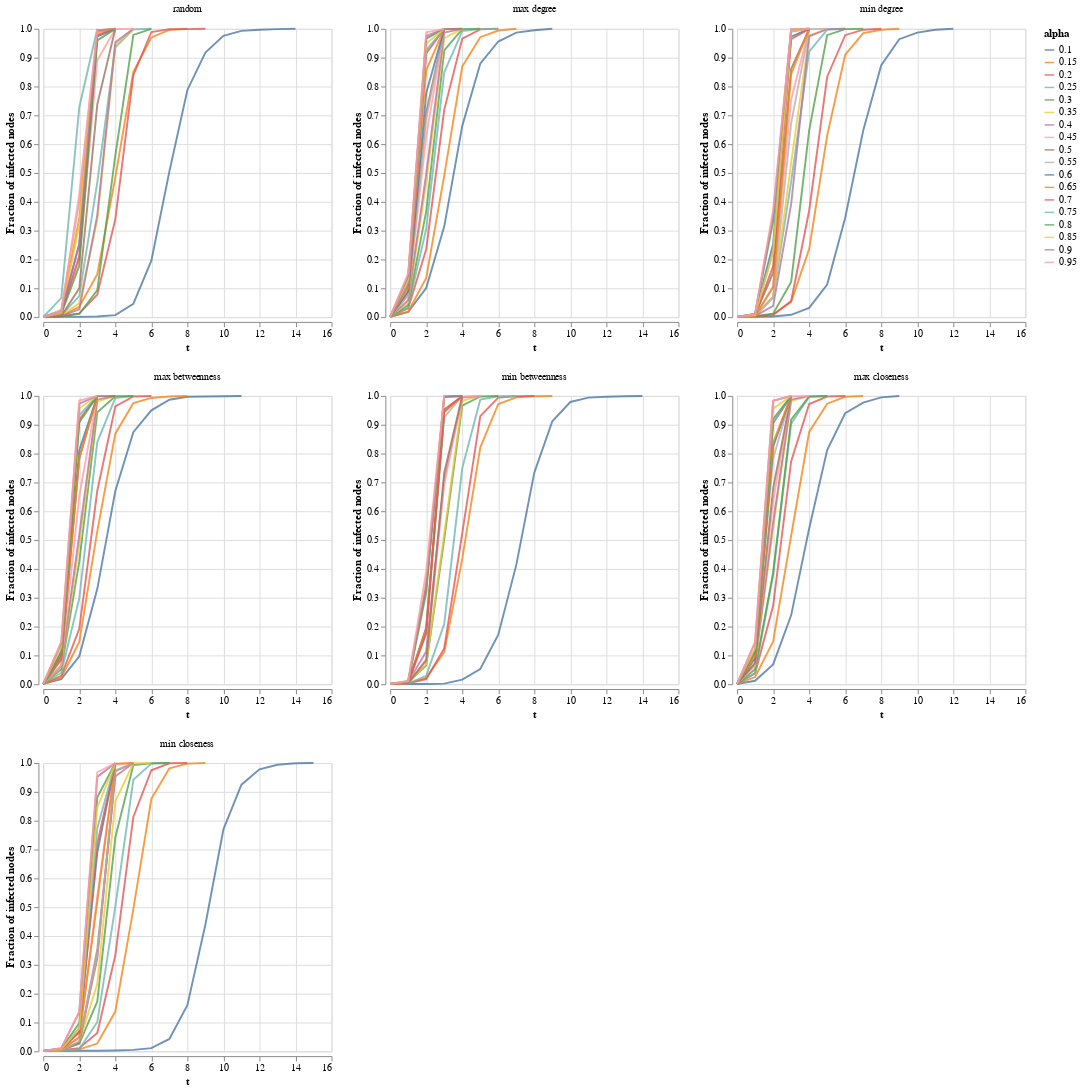

The notebook cell this image was saved under:
### Code cell
create_lineplot(new_df, 'BA')

### Figure 1 — Vega-Lite specification as saved in the notebook (floating-point values rounded to 4 significant figures; data arrays with more than 128 entries replaced by an {"elided": "..."} marker saying what was removed)
{"config": {"view": {"continuousWidth": 300, "continuousHeight": 300}}, "vconcat": [{"hconcat": [{"data": {"name": "data-21203bed9e2c39e1e27f1263429a4596"}, "facet": {"column": {"field": "Method", "title": "", "type": "nominal"}}, "spec": {"mark": {"type": "line", "opacity": 0.8}, "encoding": {"color": {"field": "Alpha", "title": "alpha", "type": "nominal"}, "x": {"field": "Steps", "title": "t", "type": "quantitative"}, "y": {"field": "Infected Fraction", "title": "Fraction of infected nodes", "type": "quantitative"}}, "transform": [{"filter": "(datum.Method === 'random')"}]}}, {"data": {"name": "data-21203bed9e2c39e1e27f1263429a4596"}, "facet": {"column": {"field": "Method", "title": "", "type": "nominal"}}, "spec": {"mark": {"type": "line", "opacity": 0.8}, "encoding": {"color": {"field": "Alpha", "title": "alpha", "type": "nominal"}, "x": {"field": "Steps", "title": "t", "type": "quantitative"}, "y": {"field": "Infected Fraction", "title": "Fraction of infected nodes", "type": "quantitative"}}, "transform": [{"filter": "(datum.Method === 'max degree')"}]}}, {"data": {"name": "data-21203bed9e2c39e1e27f1263429a4596"}, "facet": {"column": {"field": "Method", "title": "", "type": "nominal"}}, "spec": {"mark": {"type": "line", "opacity": 0.8}, "encoding": {"color": {"field": "Alpha", "title": "alpha", "type": "nominal"}, "x": {"field": "Steps", "title": "t", "type": "quantitative"}, "y": {"field": "Infected Fraction", "title": "Fraction of infected nodes", "type": "quantitative"}}, "transform": [{"filter": "(datum.Method === 'min degree')"}]}}]}, {"hconcat": [{"data": {"name": "data-21203bed9e2c39e1e27f1263429a4596"}, "facet": {"column": {"field": "Method", "title": "", "type": "nominal"}}, "spec": {"mark": {"type": "line", "opacity": 0.8}, "encoding": {"color": {"field": "Alpha", "title": "alpha", "type": "nominal"}, "x": {"field": "Steps", "title": "t", "type": "quantitative"}, "y": {"field": "Infected Fraction", "title": "Fraction of infected nodes", "type": "quantitative"}}, "transform": [{"filter": "(datum.Method === 'max betweenness')"}]}}, {"data": {"name": "data-21203bed9e2c39e1e27f1263429a4596"}, "facet": {"column": {"field": "Method", "title": "", "type": "nominal"}}, "spec": {"mark": {"type": "line", "opacity": 0.8}, "encoding": {"color": {"field": "Alpha", "title": "alpha", "type": "nominal"}, "x": {"field": "Steps", "title": "t", "type": "quantitative"}, "y": {"field": "Infected Fraction", "title": "Fraction of infected nodes", "type": "quantitative"}}, "transform": [{"filter": "(datum.Method === 'min betweenness')"}]}}, {"data": {"name": "data-21203bed9e2c39e1e27f1263429a4596"}, "facet": {"column": {"field": "Method", "title": "", "type": "nominal"}}, "spec": {"mark": {"type": "line", "opacity": 0.8}, "encoding": {"color": {"field": "Alpha", "title": "alpha", "type": "nominal"}, "x": {"field": "Steps", "title": "t", "type": "quantitative"}, "y": {"field": "Infected Fraction", "title": "Fraction of infected nodes", "type": "quantitative"}}, "transform": [{"filter": "(datum.Method === 'max closeness')"}]}}]}, {"data": {"name": "data-21203bed9e2c39e1e27f1263429a4596"}, "facet": {"column": {"field": "Method", "title": "", "type": "nominal"}}, "spec": {"mark": {"type": "line", "opacity": 0.8}, "encoding": {"color": {"field": "Alpha", "title": "alpha", "type": "nominal"}, "x": {"field": "Steps", "title": "t", "type": "quantitative"}, "y": {"field": "Infected Fraction", "title": "Fraction of infected nodes", "type": "quantitative"}}, "transform": [{"filter": "(datum.Method === 'min closeness')"}]}}], "$schema": "https://vega.github.io/schema/vega-lite/v5.15.1.json", "datasets": {"data-21203bed9e2c39e1e27f1263429a4596": {"elided": "2016 records"}}}
